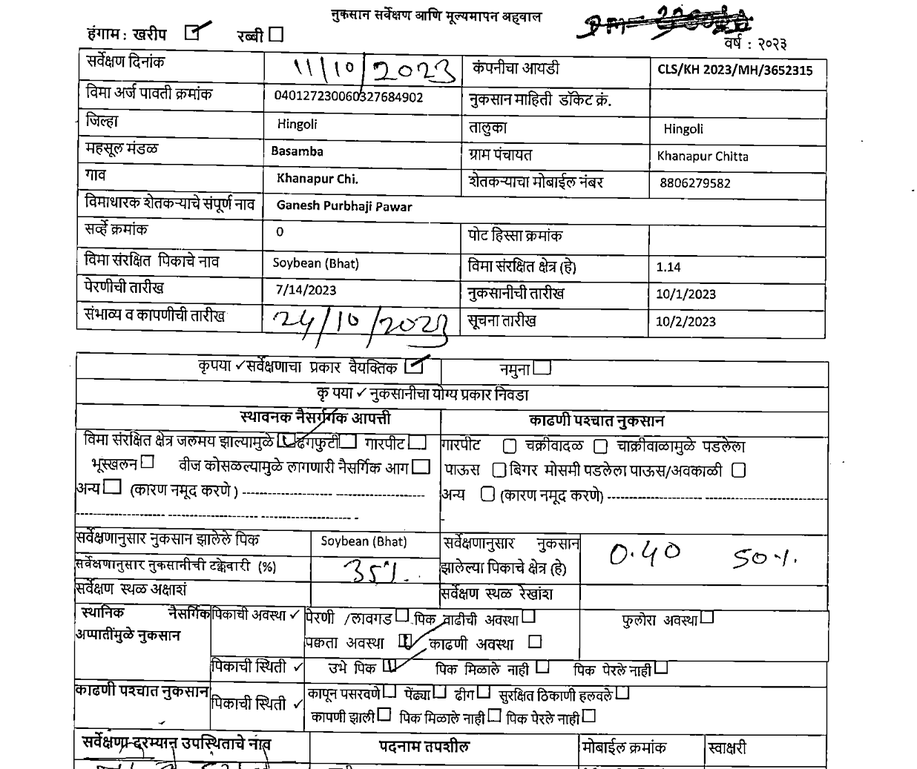
#> input picture pdfimage.png, 917 x 769 px, shrunk from 1236 x 1037 before the run, found by its file name
$ python layoutImageProcessing.py
#> lines starting #> are read from the running program, lines starting #| are printed output that depends on the picture; after the words box and inside, x2 and y2 are one past the last pixel; in counts of white or black regions, pixels touching at a corner belong together
import cv2

def detect_text_regions(image_path):
    img = cv2.imread(image_path)
#> img is the input picture: shape (769, 917, 3); min 0, max 255, mean 229.4
    gray = cv2.cvtColor(img, cv2.COLOR_BGR2GRAY)
    blur = cv2.GaussianBlur(gray, (5,5), 0)
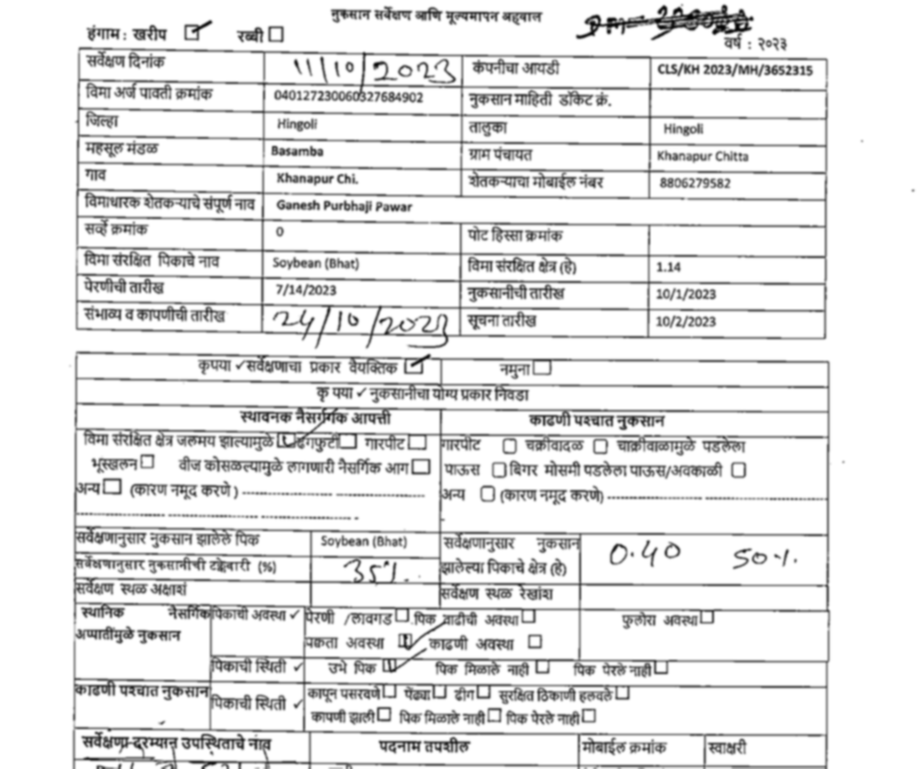
#> blur: shape (769, 917); min 1, max 255, mean 229.4
    thresh = cv2.threshold(blur, 0, 255, cv2.THRESH_BINARY_INV + cv2.THRESH_OTSU)[1]
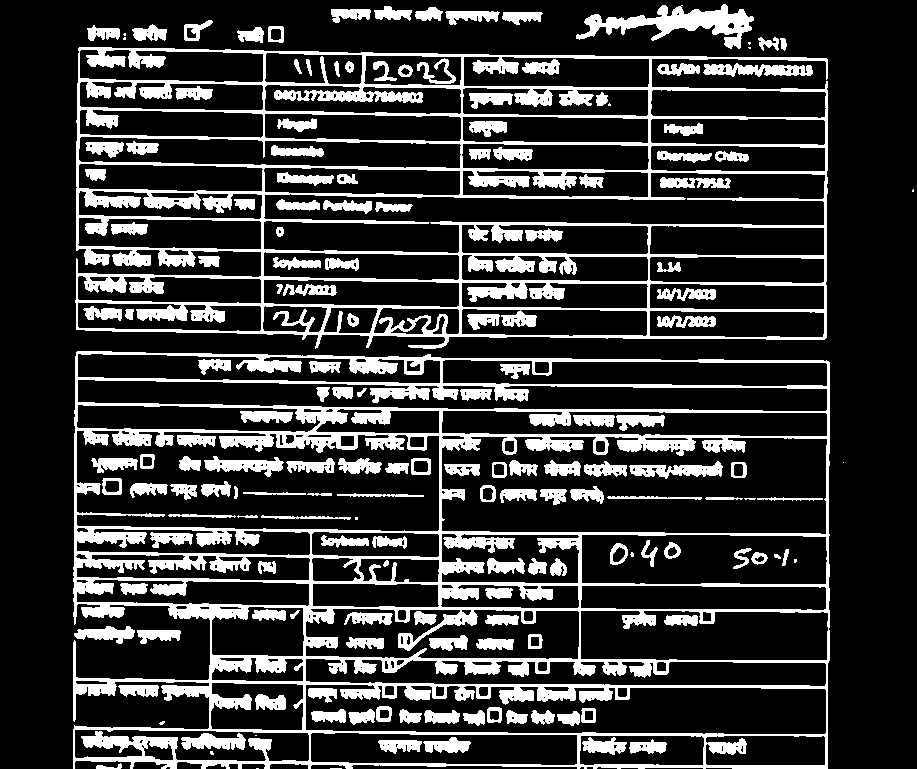
#> thresh: shape (769, 917); 21.1% white; 171 white regions (15 under 20 px)

    # Find contours (connected components)
    cnts = cv2.findContours(thresh, cv2.RETR_EXTERNAL, cv2.CHAIN_APPROX_SIMPLE)
#> cnts = 31 contours, 9 with area under 20; largest, box (x1, y1, x2, y2) and area: (73, 351, 830, 769) 293764, (75, 47, 828, 349) 203181, (576, 4, 754, 49) 2800, (703, 63, 813, 77) 882, (74, 626, 135, 644) 550
    cnts = cnts[0] if len(cnts) == 2 else cnts[1]
    for c in cnts:
        x, y, w, h = cv2.boundingRect(c)
        if w > 50 and h > 10: # Filter by size (adjust as needed)
            cv2.rectangle(img, (x, y), (x + w, y + h), (0, 255, 0), 2)
#> this loop made 31 passes
#> (x, y, w, h) on passes 3, 4, 5, 6, 7, 8, 9, 10, 12, 13, 15, 16: (96, 763, 26, 6), (159, 721, 6, 4), (118, 685, 41, 12), (137, 630, 44, 14), (74, 626, 61, 18), (843, 462, 1, 1), (73, 351, 757, 418), (198, 256, 22, 11), (703, 63, 110, 14), (657, 63, 43, 13), (75, 47, 753, 302), (748, 42, 3, 3)
#> (c, x, y, w, h) on passes 1, 2, 11, 14: ([[330, 768], [341, 768]], 330, 768, 12, 1), ([[256, 768], [258, 768]], 256, 768, 3, 1), ([[913, 189], [912, 190], [912, 191], [913, 191]], 912, 189, 2, 3), ([[748, 47], [749, 48], [750, 48], [750, 47]], 748, 47, 3, 2)
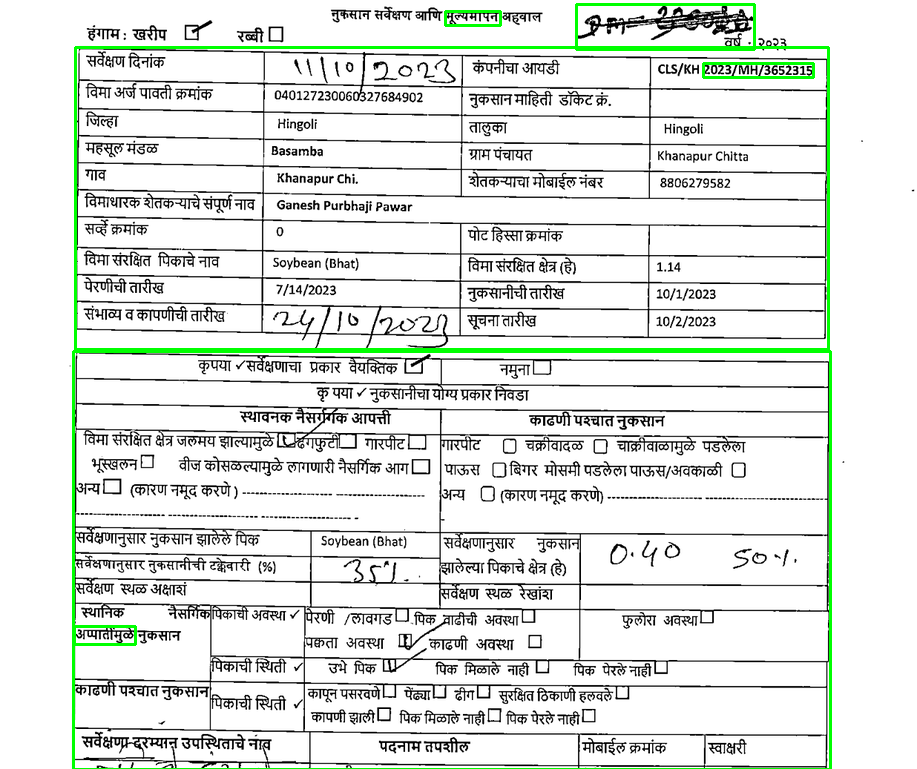
#> img: shape (769, 917, 3); 1.96% of pixels changed, all inside (x1, y1, x2, y2) = (72, 3, 832, 769)

    cv2.imshow("Text Regions", img)
    cv2.waitKey(0)

# Example usage (assuming you have a PDF page image):
detect_text_regions(r"C:\Users\Anurag Dandge\Open Source\PDF_SPLITTER_V_2\pdfimage.png")

$ run again, with dist.png copied over pdfimage.png
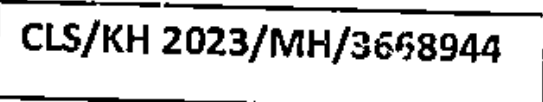
#> input picture dist.png, 543 x 102 px, found by its file name
#> in detect_text_regions, img is the input picture: shape (102, 543, 3); min 0, max 255, mean 212
#> in detect_text_regions, `thresh = cv2.threshold(blur, 0, 255, cv2.THRESH_BINARY_INV + cv2.THRES..`:
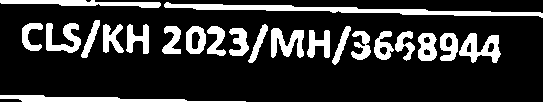
#> thresh: shape (102, 543); 19% white; 22 white regions
#> cnts = 22 contours; largest, box (x1, y1, x2, y2) and area: (164, 2, 543, 18) 1436, (459, 33, 501, 63) 644, (0, 95, 246, 102) 636, (0, 0, 161, 8) 574, (271, 28, 304, 58) 508
#> the loop in detect_text_regions, `for c in cnts:` made 22 passes
#> (x, y, w, h) on passes 1 to 8: (0, 95, 246, 7), (459, 33, 42, 30), (440, 33, 18, 28), (418, 33, 19, 28), (395, 31, 20, 30), (374, 31, 20, 29), (351, 31, 20, 29), (307, 30, 23, 28)
#> after the loop in detect_text_regions, `for c in cnts:`:
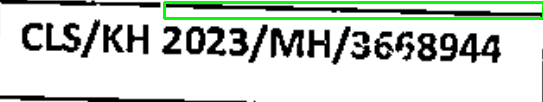
#> img: shape (102, 543, 3); 4.21% of pixels changed, all inside (x1, y1, x2, y2) = (163, 1, 543, 20)
